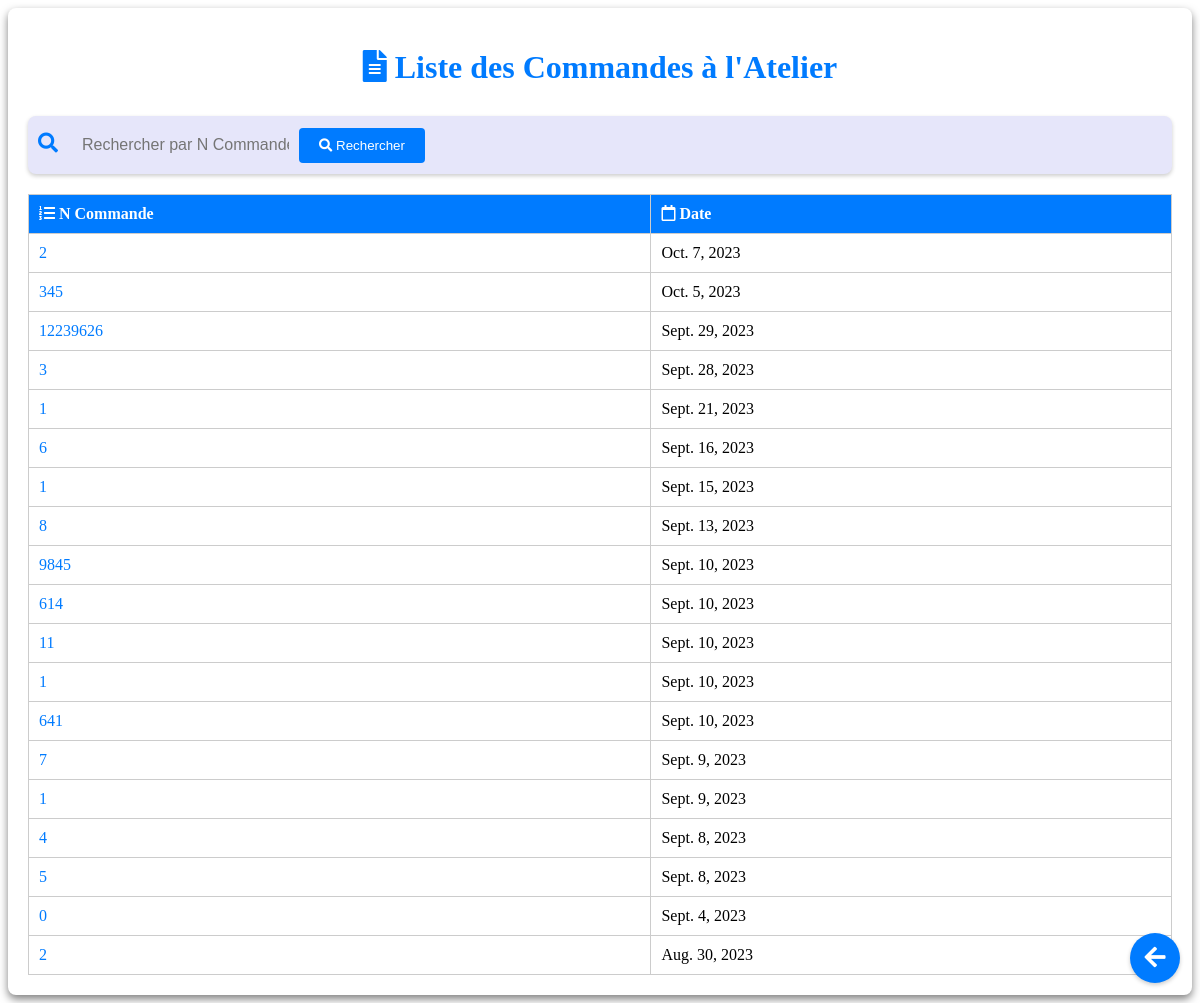
/bon_de_commande/, run on the app's committed database.
### app/models.py (models this page shows, shortened)
class PurchaseOrder(models.Model):
    n_commande = models.IntegerField()
    nombre_de_jaretiere = models.CharField(max_length=100)
    type_de_cable = models.ForeignKey(TypeDeCable, on_delete=models.PROTECT)
    type_de_connecteurs = models.ForeignKey(TypeDeConnecteurs, on_delete=models.PROTECT)
    delai_de_livraison = models.CharField(max_length=100)
    metrage = models.CharField(max_length=100)
    date_field = models.DateField(default=datetime.date.today)
    city = models.CharField(max_length=100, default="Unknown")
    confirmed = models.BooleanField(default=False)
    not_confirmed = models.BooleanField(default=False)
    viewed = models.BooleanField(default=False)

### app/views.py (the view)
# urls.py: path('bon_de_commande/', views.bon_de_commande, name='bon_de_commande'),
def bon_de_commande(request):
    atelier_orders = PurchaseOrder.objects.order_by('-date_field')  # Order by date_field in descending order
    context = {'atelier_orders': atelier_orders}
    return render(request, 'bon_de_commande.html', context)

### app/templates/bon_de_commande.html (shortened to what this page needs)
{% load static %}
<!DOCTYPE html>
<html>
<head>
    <link rel="stylesheet" type="text/css" href="{% static 'css/bon_de_commande.css' %}">
    <link rel="stylesheet" href="https://cdnjs.cloudflare.com/ajax/libs/font-awesome/5.15.3/css/all.min.css">
</head>
<body>
    <div class="container">
        <h1><i class="fas fa-file-alt"></i> Liste des Commandes à l'Atelier</h1>
        <div class="search-bar">
            <div class="search-input-container">
                <i class="fas fa-search search-icon"></i>
                <input type="text" id="search-input" class="search-input" placeholder="Rechercher par N Commande">
            </div>
            <button type="button" id="search-button" class="search-button">
                <i class="fas fa-search"></i> Rechercher
            </button>
        </div>
        <table>
            <thead>
                <tr>
                    <th><i class="fas fa-list-ol"></i> N Commande</th>
                    <th><i class="far fa-calendar"></i> Date</th>
                </tr>
            </thead>
            <tbody>
                {% for purchase_order in atelier_orders %}
                    <tr>
                        <td><a href="{% url 'app:purchase_order_detail' purchase_order.id %}">{{ purchase_order.n_commande }}</a></td>
                        <td>{{ purchase_order.date_field }}</td>
                    </tr>
                {% endfor %}
            </tbody>
        </table>
    </div>
    <div class="return-button-container">
        <a href="{% url 'app:service_atelier' %}" class="return-button"><i class="fas fa-arrow-left"></i></a>
    </div>
</body>
</html>

### app/static/css/bon_de_commande.css (style rules this page uses)
.container { max-width: 1300px; margin: 0 auto; padding: 20px; background-color: #ffffff; box-shadow: 0 4px 8px rgba(0, 0, 0, 0.5); border-radius: 8px; }
h1 { text-align: center; margin-bottom: 30px; color: #007BFF; }
table { width: 100%; border-collapse: collapse; }
table, th, td { border: 1px solid #ccc; }
th, td { padding: 10px; text-align: left; }
th { background-color: #007BFF; color: white; }
table a { text-decoration: none; color: #007BFF; }
.search-bar { background-color: lavender; padding: 10px; box-shadow: 0 2px 4px rgba(0, 0, 0, 0.2); border-radius: 8px; display: flex; align-items: center; margin-bottom: 20px; }
.search-input { flex: 1; padding: 10px; border: none; outline: none; background: transparent; font-size: 16px; }
.search-icon { color: #007BFF; font-size: 20px; margin-right: 10px; }
.search-button { background-color: #007BFF; color: white; border: none; padding: 10px 20px; border-radius: 4px; cursor: pointer; transition: background-color 0.3s ease; }
.return-button { position: fixed; bottom: 20px; right: 20px; width: 50px; height: 50px; background-color: #007BFF; color: white; text-align: center; line-height: 50px; border-radius: 50%; font-size: 24px; text-decoration: none; box-shadow: 0 2px 4px rgba(0, 0, 0, 0.2); transition: background-color 0.3s ease; }

### data on the page
PurchaseOrder: n_commande "2", date_field "Oct. 7, 2023"
PurchaseOrder: n_commande "345", date_field "Oct. 5, 2023"
PurchaseOrder: n_commande "12239626", date_field "Sept. 29, 2023"
PurchaseOrder: n_commande "3", date_field "Sept. 28, 2023"
PurchaseOrder: n_commande "1", date_field "Sept. 21, 2023"
PurchaseOrder: n_commande "6", date_field "Sept. 16, 2023"
PurchaseOrder: n_commande "1", date_field "Sept. 15, 2023"
PurchaseOrder: n_commande "8", date_field "Sept. 13, 2023"
PurchaseOrder: n_commande "9845", date_field "Sept. 10, 2023"
PurchaseOrder: n_commande "614", date_field "Sept. 10, 2023"
PurchaseOrder: n_commande "11", date_field "Sept. 10, 2023"
PurchaseOrder: n_commande "1", date_field "Sept. 10, 2023"
PurchaseOrder: n_commande "641", date_field "Sept. 10, 2023"
PurchaseOrder: n_commande "7", date_field "Sept. 9, 2023"
PurchaseOrder: n_commande "1", date_field "Sept. 9, 2023"
PurchaseOrder: n_commande "4", date_field "Sept. 8, 2023"
PurchaseOrder: n_commande "5", date_field "Sept. 8, 2023"
PurchaseOrder: n_commande "0", date_field "Sept. 4, 2023"
PurchaseOrder: n_commande "2", date_field "Aug. 30, 2023"
